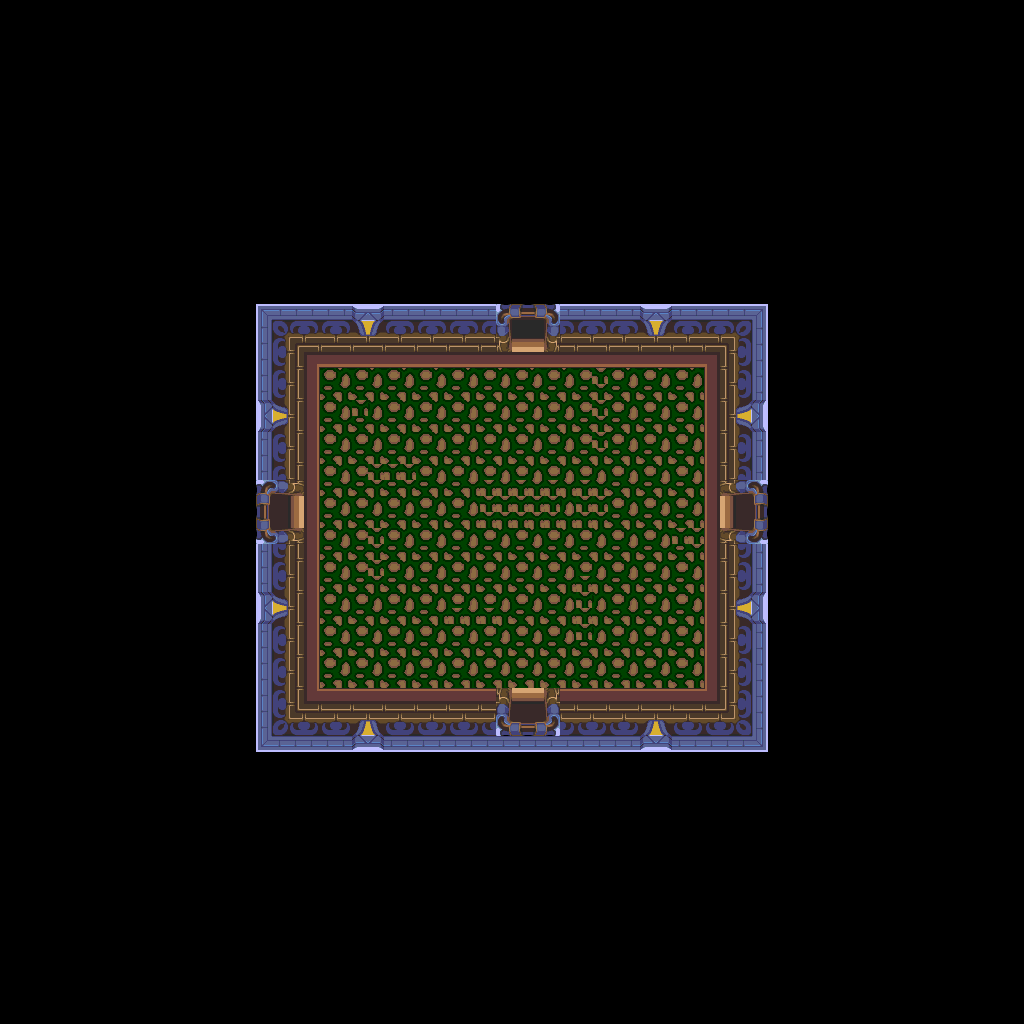

Tiled map render using the project's own tile images. Description and the map definition, with tile-layer contents summarised, below:
An orthogonal 64x64 tile map with 16x16 px tiles, 1 tile layer (base), 2 hidden layers not drawn.

<map version="1.10" tiledversion="1.12.1" orientation="orthogonal" renderorder="right-down" width="64" height="64" tilewidth="16" tileheight="16" infinite="0" nextlayerid="4" nextobjectid="1">
 <tileset firstgid="1" source="../classiciphone_pics4.tsx" />
 <layer id="1" name="base" width="64" height="64">
  <data>[4096 cells, 4096 non-empty, 99 distinct tile ids]</data>
 </layer>
 <layer id="2" name="collision" width="64" height="64" visible="0">
  <properties><property name="collision" value="true" /></properties>
  <data>[4096 cells, 3514 non-empty, 1 distinct tile ids]</data>
 </layer>
 <layer id="3" name="water" width="64" height="64" visible="0">
  <properties><property name="terrain" value="water" /></properties>
  <data>[4096 cells, 480 non-empty, 1 distinct tile ids]</data>
 </layer>
</map>
